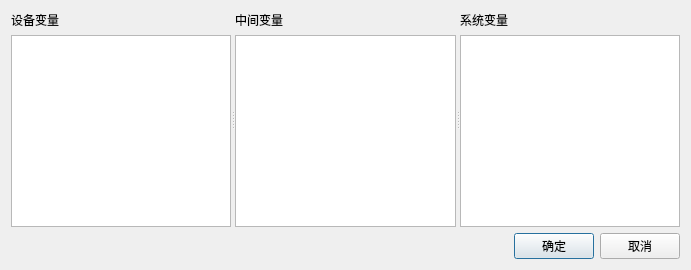
<?xml version="1.0" encoding="UTF-8"?>
<ui version="4.0">
 <class>InsertTagDlg</class>
 <widget class="QDialog" name="InsertTagDlg">
  <property name="geometry">
   <rect>
    <x>0</x>
    <y>0</y>
    <width>691</width>
    <height>270</height>
   </rect>
  </property>
  <property name="windowTitle">
   <string>Dialog</string>
  </property>
  <layout class="QVBoxLayout" name="verticalLayout_4">
   <item>
    <widget class="QSplitter" name="splitter">
     <property name="orientation">
      <enum>Qt::Horizontal</enum>
     </property>
     <widget class="QWidget" name="verticalLayoutWidget">
      <layout class="QVBoxLayout" name="verticalLayout">
       <item>
        <widget class="QLabel" name="label">
         <property name="text">
          <string>设备变量</string>
         </property>
        </widget>
       </item>
       <item>
        <widget class="QListWidget" name="listWidgetTagIO"/>
       </item>
      </layout>
     </widget>
     <widget class="QWidget" name="verticalLayoutWidget_2">
      <layout class="QVBoxLayout" name="verticalLayout_2">
       <item>
        <widget class="QLabel" name="label_2">
         <property name="text">
          <string>中间变量</string>
         </property>
        </widget>
       </item>
       <item>
        <widget class="QListWidget" name="listWidgetTagTmp"/>
       </item>
      </layout>
     </widget>
     <widget class="QWidget" name="verticalLayoutWidget_3">
      <layout class="QVBoxLayout" name="verticalLayout_3">
       <item>
        <widget class="QLabel" name="label_3">
         <property name="text">
          <string>系统变量</string>
         </property>
        </widget>
       </item>
       <item>
        <widget class="QListWidget" name="listWidgetTagSys"/>
       </item>
      </layout>
     </widget>
    </widget>
   </item>
   <item>
    <layout class="QHBoxLayout" name="horizontalLayout">
     <item>
      <spacer name="horizontalSpacer">
       <property name="orientation">
        <enum>Qt::Horizontal</enum>
       </property>
       <property name="sizeHint" stdset="0">
        <size>
         <width>40</width>
         <height>20</height>
        </size>
       </property>
      </spacer>
     </item>
     <item>
      <widget class="QPushButton" name="btnOk">
       <property name="text">
        <string>确定</string>
       </property>
      </widget>
     </item>
     <item>
      <widget class="QPushButton" name="btnCancel">
       <property name="text">
        <string>取消</string>
       </property>
      </widget>
     </item>
    </layout>
   </item>
  </layout>
 </widget>
 <resources/>
 <connections/>
</ui>
